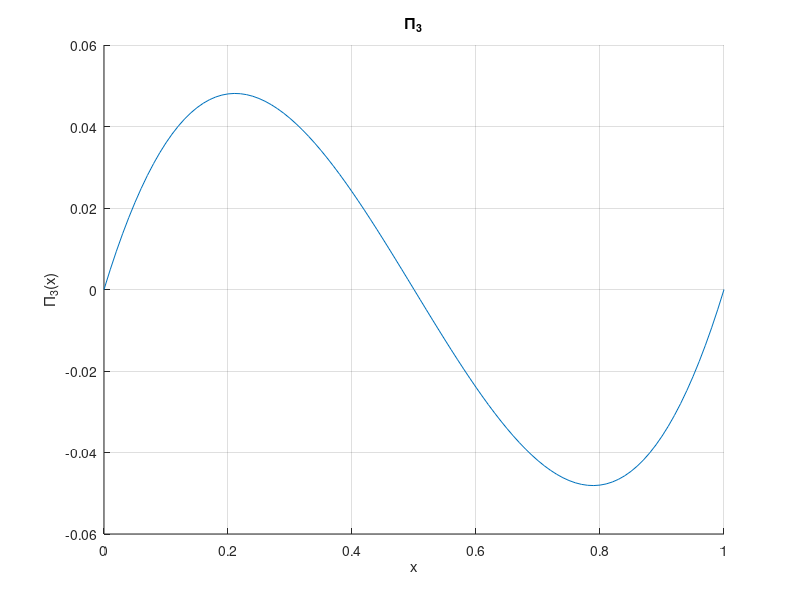
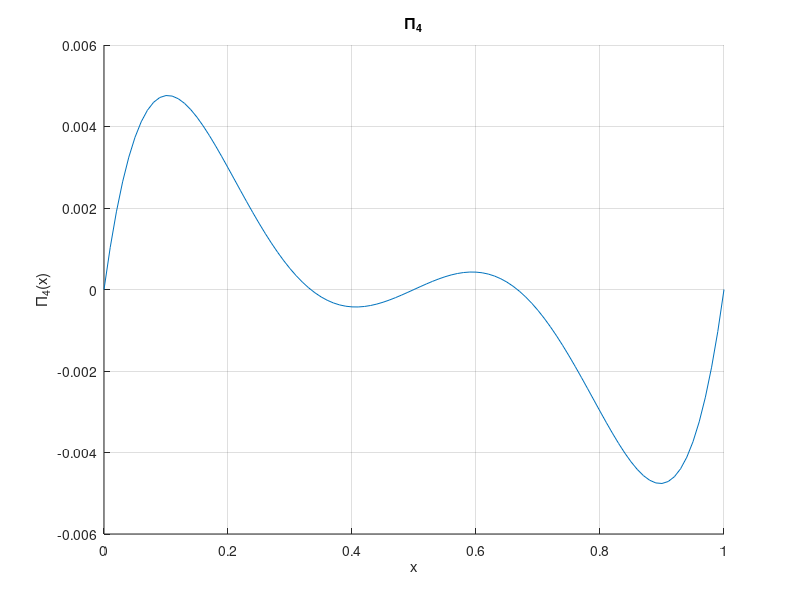

These figures' MATLAB source, in order:
x = 0:0.01:1;

pi3 = x .* (x-1/2) .* (x-1);

figure, hold on, grid on;

plot ( x , pi3 );

xlabel('x');
ylabel('\Pi_3(x)');

title('\Pi_3');

x = 1/2 - sqrt(3)/6;

pi3 = x .* (x-1/2) .* (x-1)

x = 1/2 + sqrt(3)/6;

pi3 = x .* (x-1/2) .* (x-1)

x = 0:0.01:1;

pi4 = x .* (x-1/3) .* (x-1/2) .* (x-2/3) .* (x-1);

figure, hold on, grid on;

plot ( x , pi4 );

xlabel('x');
ylabel('\Pi_4(x)');

title('\Pi_4');
